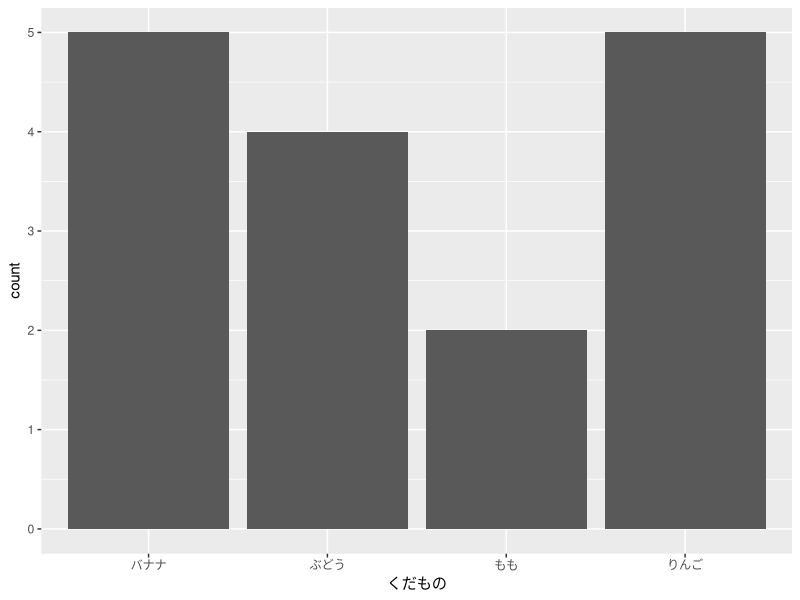

Write R code to recreate this figure.
## ---- chunk 1
dfKudamono <- read.csv("../kudamono.csv")
## ---- chunk 2
library(ggplot2)
ggplot2::ggplot(data = dfKudamono,
                aes(x = くだもの)) +
  ggplot2::geom_bar()
